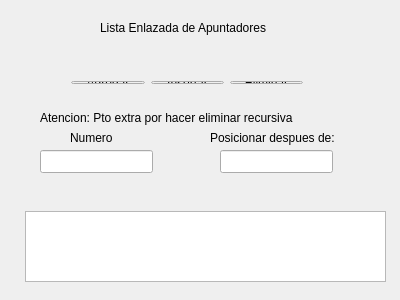
<?xml version="1.0" encoding="UTF-8"?>
<ui version="4.0">
 <class>Widget</class>
 <widget class="QWidget" name="Widget">
  <property name="geometry">
   <rect>
    <x>0</x>
    <y>0</y>
    <width>400</width>
    <height>300</height>
   </rect>
  </property>
  <property name="windowTitle">
   <string>Widget</string>
  </property>
  <widget class="QGraphicsView" name="graphicsView">
   <property name="geometry">
    <rect>
     <x>25</x>
     <y>211</y>
     <width>361</width>
     <height>71</height>
    </rect>
   </property>
  </widget>
  <widget class="QLineEdit" name="Add">
   <property name="geometry">
    <rect>
     <x>40</x>
     <y>150</y>
     <width>113</width>
     <height>23</height>
    </rect>
   </property>
  </widget>
  <widget class="QLineEdit" name="Pos">
   <property name="geometry">
    <rect>
     <x>220</x>
     <y>150</y>
     <width>113</width>
     <height>23</height>
    </rect>
   </property>
  </widget>
  <widget class="QLabel" name="label">
   <property name="geometry">
    <rect>
     <x>70</x>
     <y>130</y>
     <width>59</width>
     <height>15</height>
    </rect>
   </property>
   <property name="text">
    <string>Numero</string>
   </property>
  </widget>
  <widget class="QLabel" name="label_2">
   <property name="geometry">
    <rect>
     <x>210</x>
     <y>130</y>
     <width>141</width>
     <height>16</height>
    </rect>
   </property>
   <property name="text">
    <string>Posicionar despues de:</string>
   </property>
  </widget>
  <widget class="QLabel" name="label_3">
   <property name="geometry">
    <rect>
     <x>100</x>
     <y>20</y>
     <width>191</width>
     <height>16</height>
    </rect>
   </property>
   <property name="text">
    <string>Lista Enlazada de Apuntadores</string>
   </property>
  </widget>
  <widget class="QWidget" name="layoutWidget">
   <property name="geometry">
    <rect>
     <x>60</x>
     <y>70</y>
     <width>254</width>
     <height>25</height>
    </rect>
   </property>
   <layout class="QHBoxLayout" name="horizontalLayout">
    <item>
     <widget class="QPushButton" name="Agregar">
      <property name="text">
       <string>Agregar</string>
      </property>
     </widget>
    </item>
    <item>
     <widget class="QPushButton" name="Insertar">
      <property name="text">
       <string>Insertar</string>
      </property>
     </widget>
    </item>
    <item>
     <widget class="QPushButton" name="Eliminar">
      <property name="text">
       <string>Eliminar</string>
      </property>
     </widget>
    </item>
   </layout>
  </widget>
  <widget class="QLabel" name="extra">
   <property name="geometry">
    <rect>
     <x>40</x>
     <y>110</y>
     <width>291</width>
     <height>16</height>
    </rect>
   </property>
   <property name="text">
    <string>Atencion: Pto extra por hacer eliminar recursiva</string>
   </property>
  </widget>
 </widget>
 <layoutdefault spacing="6" margin="11"/>
 <resources/>
 <connections/>
</ui>
